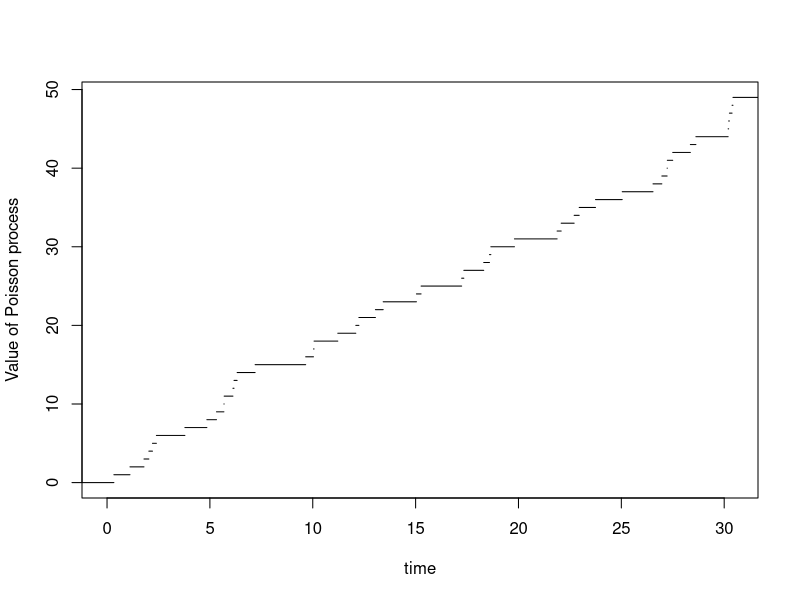

The R script that drew this image:
## ---- chunk 1
# package for calculating matrix exponentials
## ---- chunk 2
# set the seed for generating random variables (for reproducability) 
# set.seed(2019)

# set the rate of the Poisson process/Exponential distribution
lambda <- 2
# number of jumps 
n <- 50
# initialise the jump times
jump_times <- rep(0, lenthought = n)

# note that the first value of the jump_times is aleady 0
for(i in 2:n){
  jump_times[i] <- jump_times[i - 1] + rexp(1, lambda)
}
jump_times
## ---- chunk 3
jump_times_2 = c(0, cumsum(rexp(n-1, lambda)))
# note that the two generated sample_paths are different, 
# since the Exponential random variables are different.
jump_times_2
## ---- chunk 4
# define the Poisson process as a function
poisson_process <- stepfun(jump_times[2 : 50], seq(0, n - 1, by = 1))
# the first argument of `stepfun` is where the step function jumps
# the second argument is the hight of the step function

# Let us check some values.
# The starting value is 0.
poisson_process(0)
# What is the value of N(3)? (Note that we use jump_times and not jump_times_2)
poisson_process(3)
poisson_process(10)
poisson_process(15)
## ---- chunk 5
# The first jump of the Poisson process is 
first_jump <- jump_times[2]
poisson_process(first_jump - 0.001)
poisson_process(first_jump + 0.001)
## ---- chunk 6
plot(poisson_process, xlab = "time", ylab = "Value of Poisson process", main = NULL,
     verticals = FALSE, do.points = FALSE, xlim = c(0,jump_times[n]))
